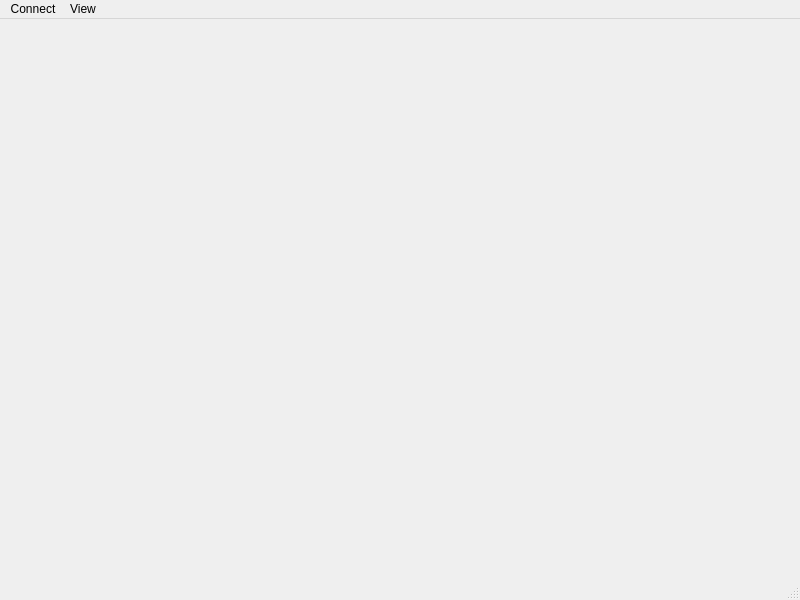
<?xml version="1.0" encoding="UTF-8"?>
<ui version="4.0">
 <class>GS</class>
 <widget class="QMainWindow" name="GS">
  <property name="geometry">
   <rect>
    <x>0</x>
    <y>0</y>
    <width>800</width>
    <height>600</height>
   </rect>
  </property>
  <property name="windowTitle">
   <string>Silkopter GS</string>
  </property>
  <property name="unifiedTitleAndToolBarOnMac">
   <bool>true</bool>
  </property>
  <widget class="QWidget" name="centralwidget">
   <layout class="QVBoxLayout" name="verticalLayout">
    <property name="spacing">
     <number>0</number>
    </property>
    <property name="leftMargin">
     <number>0</number>
    </property>
    <property name="topMargin">
     <number>0</number>
    </property>
    <property name="rightMargin">
     <number>0</number>
    </property>
    <property name="bottomMargin">
     <number>0</number>
    </property>
    <item>
     <widget class="QLabel" name="label">
      <property name="text">
       <string/>
      </property>
      <property name="pixmap">
       <pixmap resource="res.qrc">:/images/logo.png</pixmap>
      </property>
      <property name="alignment">
       <set>Qt::AlignCenter</set>
      </property>
     </widget>
    </item>
    <item>
     <widget class="GL_Widget" name="widget" native="true">
      <property name="minimumSize">
       <size>
        <width>1</width>
        <height>1</height>
       </size>
      </property>
      <property name="maximumSize">
       <size>
        <width>1</width>
        <height>1</height>
       </size>
      </property>
     </widget>
    </item>
   </layout>
  </widget>
  <widget class="QMenuBar" name="menubar">
   <property name="geometry">
    <rect>
     <x>0</x>
     <y>0</y>
     <width>800</width>
     <height>25</height>
    </rect>
   </property>
   <property name="nativeMenuBar">
    <bool>true</bool>
   </property>
   <widget class="QMenu" name="menuConnect">
    <property name="title">
     <string>Connect</string>
    </property>
    <addaction name="action_search"/>
    <addaction name="action_connect_to_last"/>
   </widget>
   <widget class="QMenu" name="menuView">
    <property name="title">
     <string>View</string>
    </property>
    <addaction name="action_hal_editor"/>
   </widget>
   <addaction name="menuConnect"/>
   <addaction name="menuView"/>
  </widget>
  <widget class="QStatusBar" name="statusbar"/>
  <action name="action_search">
   <property name="icon">
    <iconset resource="res.qrc">
     <normaloff>:/icons/search.png</normaloff>:/icons/search.png</iconset>
   </property>
   <property name="text">
    <string>Search UAV</string>
   </property>
  </action>
  <action name="action_connect_to_last">
   <property name="icon">
    <iconset resource="res.qrc">
     <normaloff>:/icons/reconnect.png</normaloff>:/icons/reconnect.png</iconset>
   </property>
   <property name="text">
    <string>Connect To Last UAV</string>
   </property>
  </action>
  <action name="action_hal_editor">
   <property name="icon">
    <iconset resource="res.qrc">
     <normaloff>:/icons/nodes.png</normaloff>:/icons/nodes.png</iconset>
   </property>
   <property name="text">
    <string>HAL Editor</string>
   </property>
  </action>
  <action name="action_simulator">
   <property name="icon">
    <iconset resource="res.qrc">
     <normaloff>:/icons/simulator.png</normaloff>:/icons/simulator.png</iconset>
   </property>
   <property name="text">
    <string>Simulator Viewer</string>
   </property>
  </action>
 </widget>
 <customwidgets>
  <customwidget>
   <class>GL_Widget</class>
   <extends>QWidget</extends>
   <header>GL_Widget.h</header>
   <container>1</container>
  </customwidget>
 </customwidgets>
 <resources>
  <include location="res.qrc"/>
 </resources>
 <connections/>
</ui>
